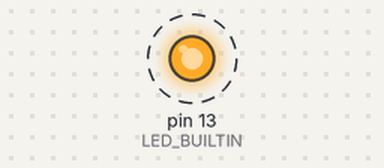
A sketch run on a simulated Arduino Uno, built with avr-gcc and run on an emulated ATmega328P. On the bench: output pins drawn as LEDs (lit = HIGH). Dashed ring = blinking. What the sketch prints to the serial monitor is not drawn.

Above: at 0.2 s.
Timing chart, 0 to 3.0 s (numbered marks = the images above):
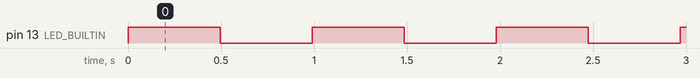

Measured:
- by itself, pin 13 (LED_BUILTIN): alternates HIGH for 0.49 s and LOW for 0.49 s

The sketch:

02_Delay_Until.ino
```cpp
/*
🕐 vTaskDelay(ticks)
Think of it as: “sleep for X time from now.”
Example: If you call vTaskDelay(1000), the task pauses for 1000 ticks starting from the moment you called it.
Problem: If your task takes some extra time before calling delay, the actual timing drifts.

⏱️ vTaskDelayUntil(&lastWakeTime, ticks)
Think of it as: “wake up at fixed intervals, no matter how long the code took (as long as it’s less than the interval).”
You give it a reference time (lastWakeTime) and an interval.
FreeRTOS automatically calculates the next exact wake-up time.
Benefit: Keeps tasks running periodically (like every 1 second) without drift.
*/

/*
 * The xLastWakeTime variable needs to be initialized with the current tick
 * count. Note that this is the only time the variable is written to
 * explicitly. After this xLastWakeTime is automatically updated within
 * vTaskDelayUntil().
 */

#include <Arduino_FreeRTOS.h>

void periodicTask(void *pvParameters)
{
  pinMode(LED_BUILTIN, OUTPUT);
  TickType_t LastWakeTime = xTaskGetTickCount();
  while(1)
  {
    digitalWrite(LED_BUILTIN, digitalRead(LED_BUILTIN)^1);
    Serial.println("Task Running");
    vTaskDelayUntil(&LastWakeTime, pdMS_TO_TICKS(500));
  }

}

void setup()
{
  xTaskCreate(periodicTask, "Periodic Task 1", 128, NULL, 1, NULL);
  Serial.begin(9600);
  vTaskStartScheduler();
}

void loop()
{

}
```
